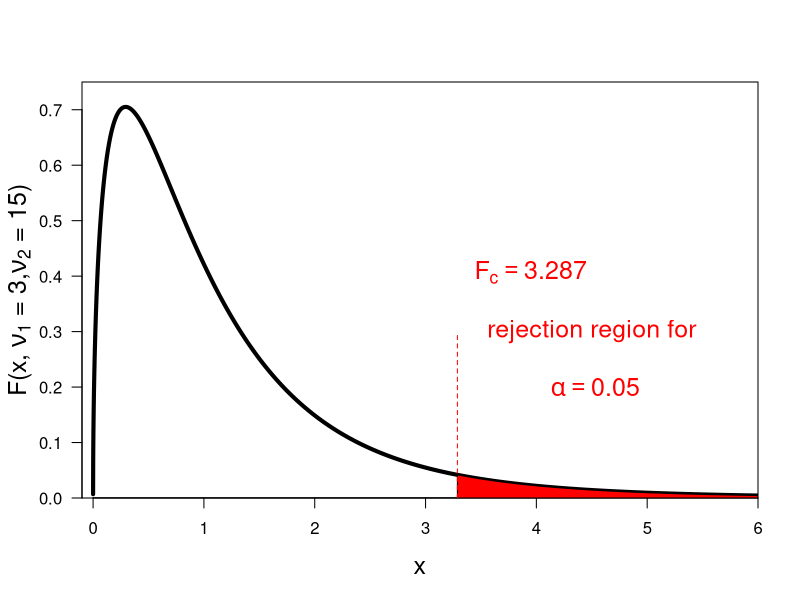

Here is the R script that generated this plot:
print('file: ANOVArejectionRegZarEx.R')
# plot rejection region for F distribution: red
nu1 = 3; nu2 = 15   # degrees of freedom (for 19 data points in 4 groups)
alpha = 0.05 
Fc = qf(p=1-alpha,df1=nu1,df2=nu2)    # critical F value
print(c('alpha = ',alpha))
print(c('nu1 = ',nu1))
print(c('nu2 = ',nu2))
print(c('Fc = ',round(Fc,3)))
# define polygon & plot
x1max = 6
x1 = seq(Fc,x1max,0.01)
F1 = df(x1,df1=nu1,df2=nu2)
xp = c(Fc,x1,x1max,0)
yp = c(0,F1,0,0)
x0 = seq(0.00001,x1max,0.001); F0 = df(x0,df1=nu1,df2=nu2)
xv = c(Fc,Fc); yv = c(0,0.3)  # vertical line
sflag = 1
if (sflag == 1) {
  # png('Frejectionregion160727red.png',width=16,height=16,units='cm',res=300)
  plot(x0,F0,type='l',lwd=4,col='black',xlab='x',ylab=NA, 
       las=1,xaxs='i',yaxs='i',ylim=c(0,0.75),xlim=c(-0.1,6),cex.lab=1.5)
  title(ylab=expression(paste('F(x, ',nu[1],' = 3',',',nu[2],' = 15)')),line=2.3,cex.lab=1.5)
  polygon(xp,yp,col='red')
  text(4.5,0.3,'rejection region for',col='red',cex=1.5)
  text(4.5,0.2,bquote(~alpha == .(alpha)),col='red',cex=1.5)
  Fc3 = round(Fc,3)
  text(Fc,0.4,col='red',bquote(~F[c] == .(Fc3)),pos=4,cex=1.5)
  lines(xv,yv,col='red',lty=2)
  #  dev.off()
}
# ----------------------------------------------------------------
# Results:
# "alpha = " "0.05"    
# "nu1 = " "3"     
# "nu2 = " "15"    
